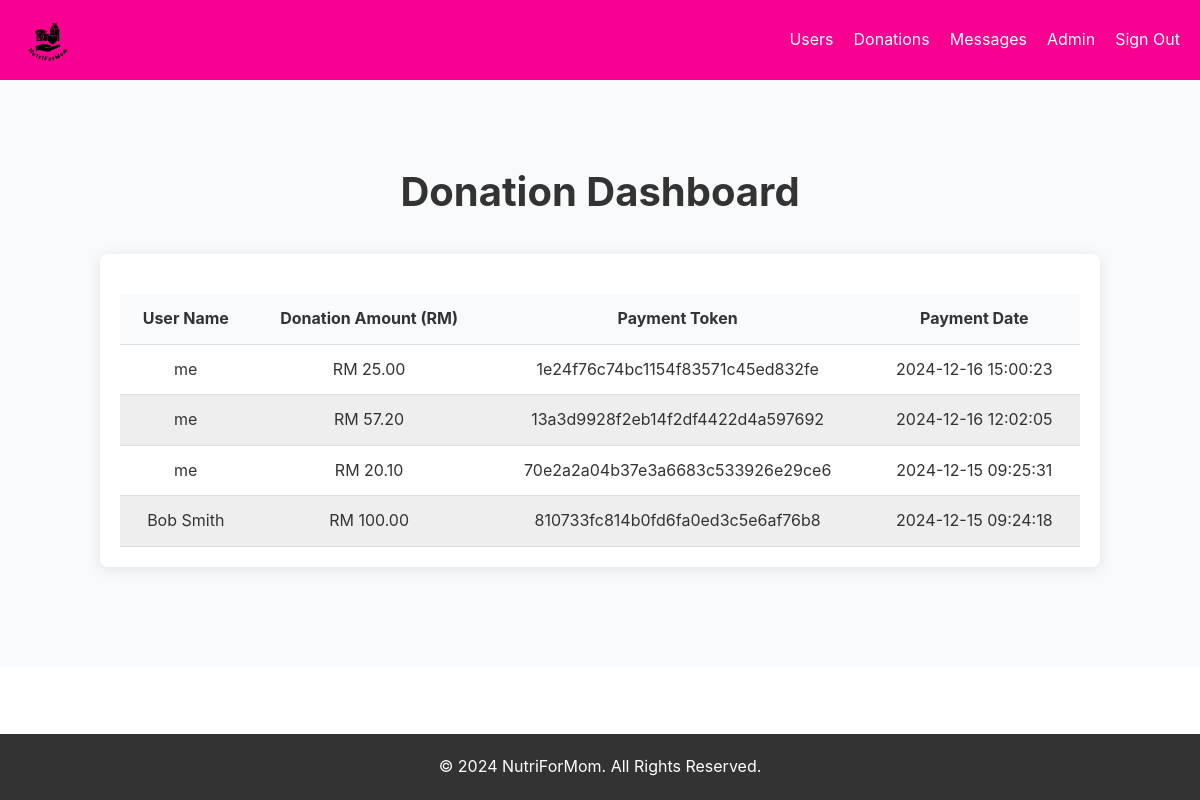
Page /admin_view_donation.php on the committed database.
### tables this page shows
CREATE TABLE `donation` (
  `u_id` int(11) DEFAULT NULL,
  `d_id` int(11) NOT NULL,
  `d_amount` decimal(10,2) DEFAULT NULL,
  `d_payment_token` varchar(255) DEFAULT NULL,
  `d_payment_date` timestamp NOT NULL DEFAULT current_timestamp()
);

CREATE TABLE `user` (
  `u_id` int(11) NOT NULL,
  `u_name` varchar(100) DEFAULT NULL,
  `u_email` varchar(100) DEFAULT NULL,
  `u_password` varchar(255) DEFAULT NULL,
  `u_registration_date` timestamp NOT NULL DEFAULT current_timestamp(),
  `u_is_admin` tinyint(1) DEFAULT 0
);

### admin_view_donation.php (the view, shortened to what this page needs)
<!DOCTYPE html>
<html lang="en">
<head>
    <link rel="stylesheet" href="styles.css">
</head>
<body>
    <header class="navbar">
        <div class="container">
            <a href="#">
                <img src="pic/logo_NutriForMom.png" alt="Brand Logo" class="logo">
            </a>
            <nav class="nav-links">
                <a href="admin_view_users.php">Users</a>
                <a href="admin_view_donation.php" class="active">Donations</a>
                <a href="admin_view_messages.php">Messages</a>
                <a href="admin_dashboard.php">Admin</a>
                <a href="logout.php">Sign Out</a>
            </nav>
        </div>
    </header>
    <div class="container">
        <section class="about">
            <div class="about-content">
                <h2>Donation Dashboard</h2>
            </div>
        <?php
        require('mysqli_connect.php');
        require('session_timeout.php');
        $display = 10;
        if (isset($_GET['s']) && is_numeric($_GET['s'])) {
            $start = $_GET['s'];
        } else {
            $start = 0;
        }
        $q = "SELECT d.d_id, u.u_name, d.d_amount, d.d_payment_token, d.d_payment_date
              FROM donation d
              INNER JOIN user u ON d.u_id = u.u_id
              ORDER BY d.d_payment_date DESC LIMIT $start, $display";
        $r = @mysqli_query($dbc, $q);
        echo '<div id="shopping-cart">
                <table>
        <thead>
            <tr>
                <th>User Name</th>
                <th>Donation Amount (RM)</th>
                <th>Payment Token</th>
                <th>Payment Date</th>
            </tr>
        </thead>
        <tbody>';
        $bg = '#eeeeee';
        while ($row = mysqli_fetch_array($r, MYSQLI_ASSOC)) {
            $bg = ($bg == '#eeeeee' ? '#ffffff' : '#eeeeee');
            echo '<tr style="background-color: ' . $bg . ';">
                <td>' . htmlspecialchars($row['u_name']) . '</td>
                <td>RM ' . htmlspecialchars(number_format($row['d_amount'], 2)) . '</td>
                <td>' . htmlspecialchars($row['d_payment_token']) . '</td>
                <td>' . htmlspecialchars($row['d_payment_date']) . '</td>
            </tr>';
        }
        echo '</tbody></table></section></div>';
        ?>
    <footer class="footer">
        <div class="footer-content">
            <p>&copy; 2024 NutriForMom. All Rights Reserved.</p>
        </div>
    </footer>
</body>
</html>

### styles.css (style rules this page uses)
* { margin: 0; padding: 0; box-sizing: border-box; }
body { font-family: -apple-system, BlinkMacSystemFont, 'Segoe UI', Roboto, Oxygen, Ubuntu, Cantarell, sans-serif; line-height: 1.6; color: #333; min-height: 100vh; display: flex; flex-direction: column; }
.navbar { background-color: #F90093; color: white; padding: 15px 20px; position: sticky; top: 0; z-index: 1000; }
.navbar .container { display: flex; justify-content: space-between; align-items: center; }
.navbar .logo { max-height: 50px; width: auto; display: block; }
.navbar .nav-links { display: flex; gap: 20px; }
.navbar .nav-links a { color: white; text-decoration: none; font-size: 1rem; transition: color 0.3s; }
.about { padding: 80px 20px; background-color: #f9fafb; }
.about-content { max-width: 1200px; margin: 0 auto; text-align: center; }
.about h2 { font-size: 2.5rem; margin-bottom: 30px; }
#shopping-cart { margin: 20px auto; padding: 20px; max-width: 1000px; background-color: #fff; border-radius: 8px; box-shadow: 0 2px 15px rgba(0, 0, 0, 0.1); }
#shopping-cart table { width: 100%; border-collapse: collapse; margin-top: 20px; }
#shopping-cart th, #shopping-cart td { padding: 12px 15px; text-align: center; border-bottom: 1px solid #ddd; }
#shopping-cart th { background-color: #f9fafb; font-weight: bold; }
#shopping-cart td { font-size: 16px; }
#shopping-cart tr:nth-child(odd) { background-color: #fafafa; }
.footer { background-color: #333; color: white; padding: 20px; text-align: center; position: relative; bottom: 0; width: 100%; margin-top: auto; }
.footer-content { max-width: 1200px; margin: 0 auto; }

### rows in the picture
donation: u.u_name "me", d_amount "25.00", d_payment_token "1e24f76c74bc1154f83571c45ed832fe", d_payment_date "2024-12-16 15:00:23"
donation: u.u_name "me", d_amount "57.20", d_payment_token "13a3d9928f2eb14f2df4422d4a597692", d_payment_date "2024-12-16 12:02:05"
donation: u.u_name "me", d_amount "20.10", d_payment_token "70e2a2a04b37e3a6683c533926e29ce6", d_payment_date "2024-12-15 09:25:31"
donation: u.u_name "Bob Smith", d_amount "100.00", d_payment_token "810733fc814b0fd6fa0ed3c5e6af76b8", d_payment_date "2024-12-15 09:24:18"
